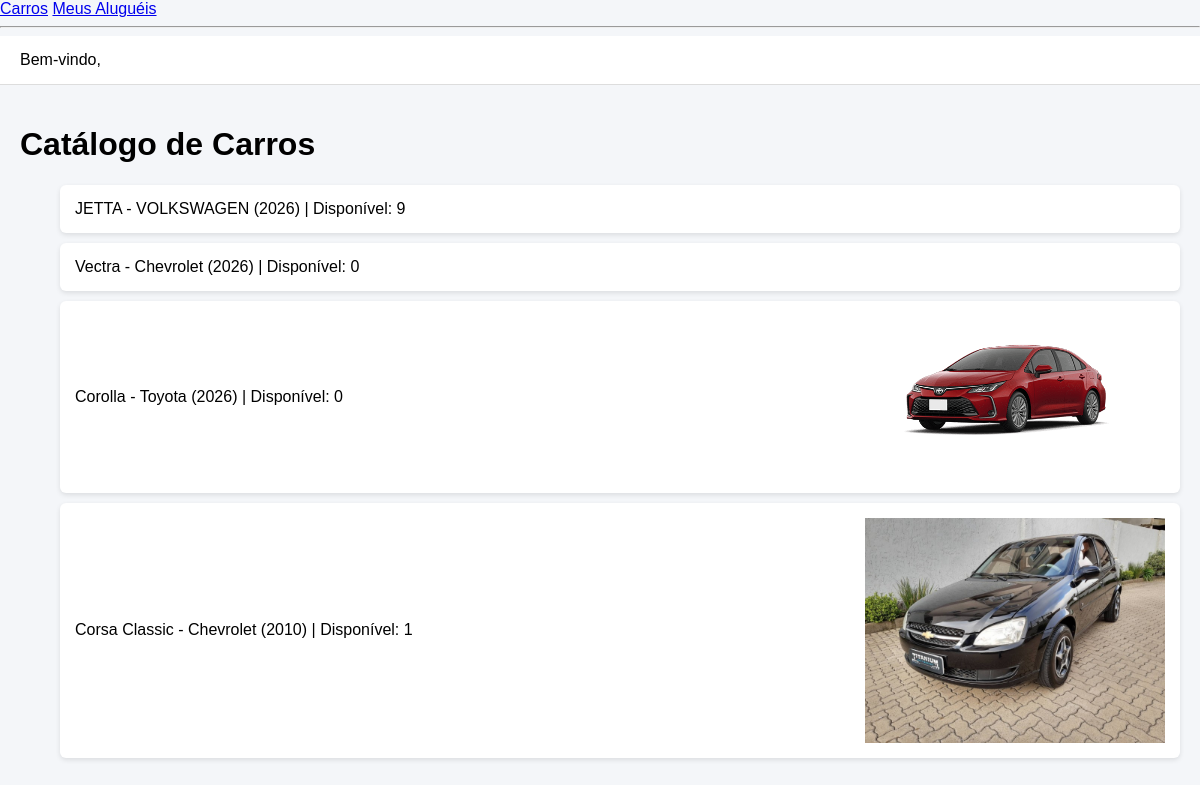
The app's page /, older data.
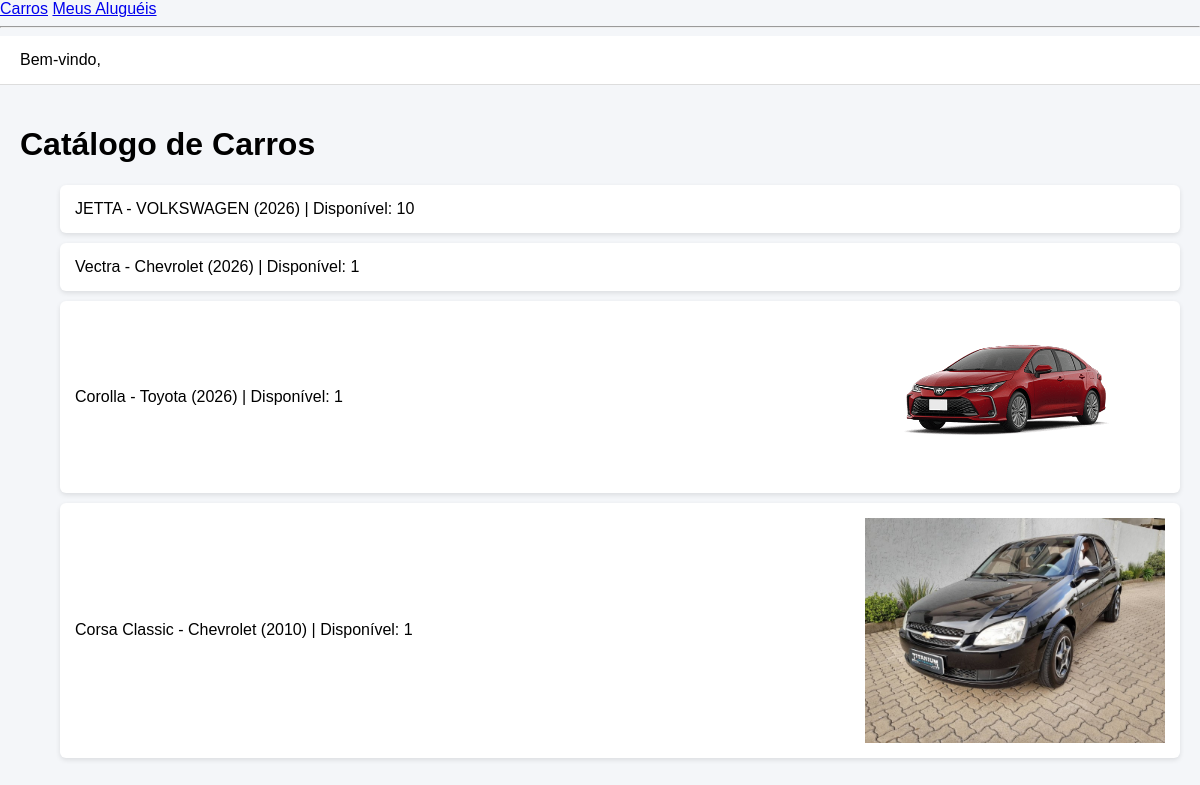
The same page, newer data.
### catalog/models.py (models this page shows, shortened)
class Carro(models.Model):
    nome = models.CharField(max_length=100)
    marca = models.CharField(max_length=100)
    ano = models.IntegerField()
    total_disponivel = models.IntegerField(default=0)
    imagem = models.ImageField(upload_to='carros/', null=True, blank=True)

### catalog/views.py (the view)
# urls.py: path('', catalog_views.carro_list, name='carro_list'),
def carro_list(request):
    carros = Carro.objects.all()
    return render(request, 'catalog/carro_list.html', {'carros': carros})

### library/templates/catalog/carro_list.html (shortened to what this page needs)
{% extends 'base.html' %}
{% block content %}
<h1>Catálogo de Carros</h1>
<ul>
    {% for carro in carros %}
        <li>
            {{ carro.nome }} - {{ carro.marca }} ({{ carro.ano }})
            | Disponível: {{ carro.total_disponivel }}
            {% if carro.imagem %}
            <img src="{{ carro.imagem.url }}" width="300">
            {% endif %}
        </li>
    {% endfor %}
</ul>
<br>
<br>
{% endblock %}

Row changes from the older to the newer data that the page shows:
changed Carro "JETTA": total_disponivel "9" → "10"
changed Carro "Vectra": total_disponivel "0" → "1"
changed Carro "Corolla": total_disponivel "0" → "1"
